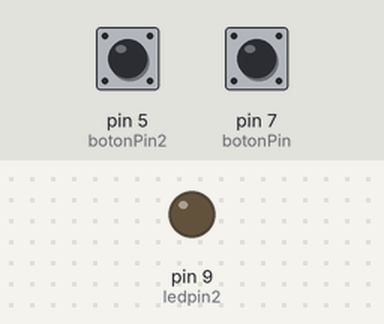
Simulated run of this sketch. Board: Arduino Uno, built with avr-gcc and run on an emulated ATmega328P. Shown: output pins drawn as LEDs (lit = HIGH). Inputs (shaded band) come from the test bench; at power-on: pin 7 (botonPin) LOW, pin 5 (botonPin2) LOW.

Above: at 1.2 s.
1.3 s: pin 7 (botonPin) pulled HIGH for 0.15 s
At 1.9 s:
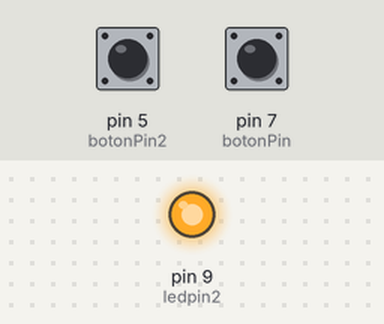
2.9 s: pin 5 (botonPin2) pulled HIGH for 0.15 s
At 4.1 s:
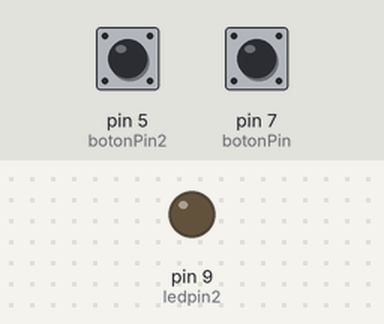
4.5 s: pin 7 (botonPin) pulled HIGH for 1 s
At 5.5 s:
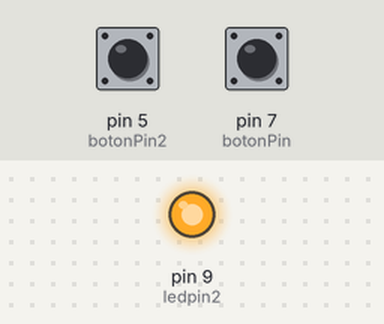
Timing chart, 0 to 7.5 s (numbered marks = the images above; inputs shaded):
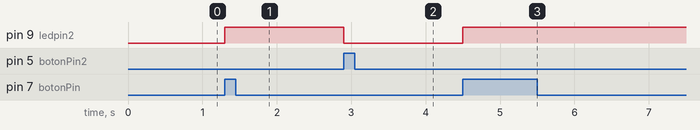

The sketch:

led_apaga_y_enciende_con_dos_botones__18-03-2021.ino
```cpp
/*Name: Alba Guimerans
 * Data: 18/3/2021
 * Que hace el programa?: Utilizamos un boton para encender y
 * el otro para apagar  el led2
 *
 */


const int botonPin = 7;
const int botonPin2 = 5;
const int ledpin2 = 9;
int estadoBoton1 =0;
int estadoBoton2 =0;

void setup() {
pinMode(ledpin2, OUTPUT);
pinMode(botonPin, INPUT);
pinMode(botonPin2, INPUT);
Serial.begin(9600);
}

void loop() {

estadoBoton1 = digitalRead(botonPin);
estadoBoton2 = digitalRead(botonPin2);

if (estadoBoton1 == HIGH) {
digitalWrite(ledpin2, HIGH);

}
if (estadoBoton2 == HIGH) {
digitalWrite(ledpin2, LOW);

}


}
```

Measured:
- after the input at 1.3 s, pin 9 (ledpin2): LOW → HIGH at once
- after the input at 2.9 s, pin 9 (ledpin2): HIGH → LOW at once
- after the input at 4.5 s, pin 9 (ledpin2): LOW → HIGH at once
